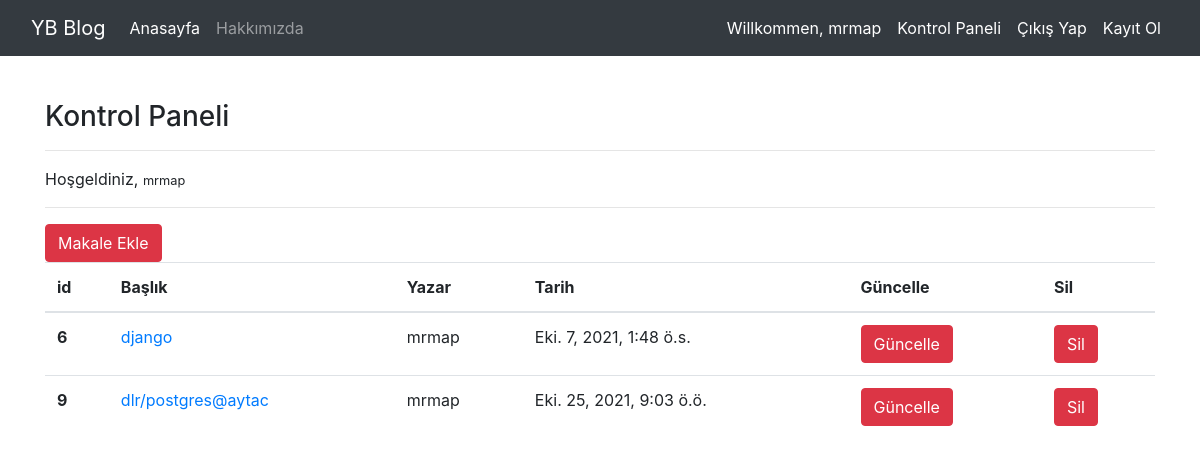
Page /article/dashboard/ (signed in) on the committed database.
### article/models.py (models this page shows, shortened)
class Article(models.Model):
    author = models.ForeignKey("auth.User",on_delete = models.CASCADE,verbose_name="Yazar")
    title = models.CharField(max_length=50,verbose_name="Başlık")
    content = models.TextField(verbose_name="içerik")
    created_date = models.DateTimeField(auto_now_add=True,verbose_name="oluşturma tarihi")

### article/views.py (the view)
# urls.py: path('dashboard/', views.dashboard,name="dashboard"),
def dashboard(request):
    articles = Article.objects.filter(author = request.user)
    context = {
        "articles":articles
    }
    return render(request, "dashboard.html",context)

### templates/dashboard.html
{% extends "layout.html" %}
{% block body %}
<h3>Kontrol Paneli</h3>
<hr>
<p>
Hoşgeldiniz, <small>{{request.user.username}}</small>
</p>
<hr>
<a class="btn btn-danger" href = "/article/addarticle">Makale Ekle</a>
 {% if articles %}
 <table class="table">
  <thead>
    <tr>
      <th scope="col">id</th>
      <th scope="col">Başlık</th>
      <th scope="col">Yazar</th>
      <th scope="col">Tarih</th>
      <th scope="col">Güncelle</th>
      <th scope="col">Sil</th>
    </tr>
  </thead>
  <tbody>
    {% for article in articles %}
    <tr>
      <th scope="row">{{article.id}}</th>
      <td><a href="/article/article/{{article.id}}">{{article.title}}</a></td>
      <td>{{article.author.username}}</td>
      <td>{{article.created_date}}</td>
      <td><a href="/article/update/{{article.id}}" class="btn btn-danger">Güncelle</a></td>
      <td><a href="/article/delete/{{article.id}}" class="btn btn-danger">Sil</a></td>
    </tr>
    {% endfor %}
  </tbody>
</table>
 {% else %}
<div class = "alert alert-danger">Henüz makaleniz yayınlanmamıs</div>
 {% endif %}
{% endblock body %}

### templates/includes/navbar.html (shortened to what this page needs)
 <nav class="navbar navbar-expand-md navbar-dark fixed-top bg-dark">
  <div class="container-fluid">
    <a class="navbar-brand" href="/">YB Blog</a>
    <div class="collapse navbar-collapse" id="navbarCollapse">
      <ul class="navbar-nav me-auto mb-2 mb-md-0">
        <li class="nav-item">
          <a class="nav-link active" aria-current="page" href="/index">Anasayfa</a>
        </li>
        <li class="nav-item">
          <a class="nav-link" href="/about">Hakkımızda</a>
        </li>
      </ul>
      <ul class="navbar-nav ml-auto">
{% if request.user.is_authenticated %}
<li class="nav-item active">
  <a class="nav-link">Willkommen, {{request.user.username}}</a></li>
<li class="nav-item active">
  <a class="nav-link" href="/article/dashboard">Kontrol Paneli</a>
</li>
<li class="nav-item active">
  <a class="nav-link" href="/user/logout">Çıkış Yap</a>
</li>
{% else %}
<li class="nav-item active">
  <a class="nav-link" href="/user/login">Giriş Yap</a>
</li>
{% endif %}
        <li class="nav-item active">
          <a class="nav-link" href="/user/register">Kayıt Ol</a>
        </li>
      </ul>
    </div>
  </div>
</nav>

### rows in the picture
Article: id "6", title "django", author.username "mrmap", created_date "Eki. 7, 2021, 1:48 ö.s."
Article: id "9", title "dlr/postgres@aytac", author.username "mrmap", created_date "Eki. 25, 2021, 9:03 ö.ö."

### other values in the picture
{{ request.user.username }} "mrmap"
